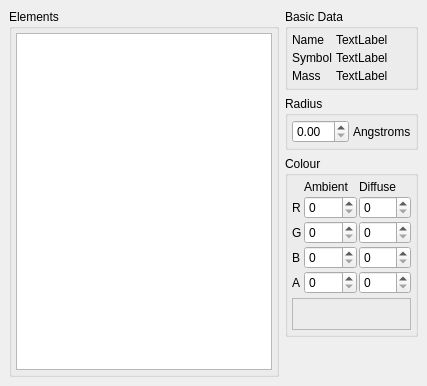
       <widget class="QWidget" name="ElementsPage" >
        <layout class="QHBoxLayout" >
         <property name="margin" >
          <number>9</number>
         </property>
         <property name="spacing" >
          <number>6</number>
         </property>
         <item>
          <widget class="QGroupBox" name="ElementListGroup" >
           <property name="sizePolicy" >
            <sizepolicy>
             <hsizetype>1</hsizetype>
             <vsizetype>7</vsizetype>
             <horstretch>0</horstretch>
             <verstretch>0</verstretch>
            </sizepolicy>
           </property>
           <property name="title" >
            <string>Elements</string>
           </property>
           <layout class="QVBoxLayout" >
            <property name="margin" >
             <number>4</number>
            </property>
            <property name="spacing" >
             <number>4</number>
            </property>
            <item>
             <widget class="QListWidget" name="ElementList" />
            </item>
           </layout>
          </widget>
         </item>
         <item>
          <layout class="QVBoxLayout" >
           <property name="margin" >
            <number>0</number>
           </property>
           <property name="spacing" >
            <number>6</number>
           </property>
           <item>
            <widget class="QGroupBox" name="groupBox" >
             <property name="sizePolicy" >
              <sizepolicy>
               <hsizetype>7</hsizetype>
               <vsizetype>5</vsizetype>
               <horstretch>0</horstretch>
               <verstretch>0</verstretch>
              </sizepolicy>
             </property>
             <property name="title" >
              <string>Basic Data</string>
             </property>
             <layout class="QGridLayout" >
              <property name="margin" >
               <number>4</number>
              </property>
              <property name="spacing" >
               <number>4</number>
              </property>
              <item row="1" column="1" >
               <widget class="QLabel" name="ElementSymbolLabel" >
                <property name="sizePolicy" >
                 <sizepolicy>
                  <hsizetype>7</hsizetype>
                  <vsizetype>5</vsizetype>
                  <horstretch>0</horstretch>
                  <verstretch>0</verstretch>
                 </sizepolicy>
                </property>
                <property name="text" >
                 <string>TextLabel</string>
                </property>
               </widget>
              </item>
              <item row="0" column="0" >
               <widget class="QLabel" name="label64574" >
                <property name="text" >
                 <string>Name</string>
                </property>
               </widget>
              </item>
              <item row="2" column="1" >
               <widget class="QLabel" name="ElementMassLabel" >
                <property name="sizePolicy" >
                 <sizepolicy>
                  <hsizetype>7</hsizetype>
                  <vsizetype>5</vsizetype>
                  <horstretch>0</horstretch>
                  <verstretch>0</verstretch>
                 </sizepolicy>
                </property>
                <property name="text" >
                 <string>TextLabel</string>
                </property>
               </widget>
              </item>
              <item row="0" column="1" >
               <widget class="QLabel" name="ElementNameLabel" >
                <property name="sizePolicy" >
                 <sizepolicy>
                  <hsizetype>7</hsizetype>
                  <vsizetype>5</vsizetype>
                  <horstretch>0</horstretch>
                  <verstretch>0</verstretch>
                 </sizepolicy>
                </property>
                <property name="text" >
                 <string>TextLabel</string>
                </property>
               </widget>
              </item>
              <item row="2" column="0" >
               <widget class="QLabel" name="label64574_3" >
                <property name="text" >
                 <string>Mass</string>
                </property>
               </widget>
              </item>
              <item row="1" column="0" >
               <widget class="QLabel" name="label64574_2" >
                <property name="text" >
                 <string>Symbol</string>
                </property>
               </widget>
              </item>
             </layout>
            </widget>
           </item>
           <item>
            <widget class="QGroupBox" name="ElementRadiusGroup" >
             <property name="sizePolicy" >
              <sizepolicy>
               <hsizetype>7</hsizetype>
               <vsizetype>1</vsizetype>
               <horstretch>0</horstretch>
               <verstretch>0</verstretch>
              </sizepolicy>
             </property>
             <property name="title" >
              <string>Radius</string>
             </property>
             <layout class="QHBoxLayout" >
              <property name="margin" >
               <number>4</number>
              </property>
              <property name="spacing" >
               <number>4</number>
              </property>
              <item>
               <widget class="QDoubleSpinBox" name="doubleSpinBox" >
                <property name="sizePolicy" >
                 <sizepolicy>
                  <hsizetype>7</hsizetype>
                  <vsizetype>0</vsizetype>
                  <horstretch>0</horstretch>
                  <verstretch>0</verstretch>
                 </sizepolicy>
                </property>
               </widget>
              </item>
              <item>
               <widget class="QLabel" name="label_2" >
                <property name="text" >
                 <string>Angstroms</string>
                </property>
               </widget>
              </item>
             </layout>
            </widget>
           </item>
           <item>
            <widget class="QGroupBox" name="ElementColourGroup" >
             <property name="sizePolicy" >
              <sizepolicy>
               <hsizetype>1</hsizetype>
               <vsizetype>7</vsizetype>
               <horstretch>0</horstretch>
               <verstretch>0</verstretch>
              </sizepolicy>
             </property>
             <property name="title" >
              <string>Colour</string>
             </property>
             <layout class="QVBoxLayout" >
              <property name="margin" >
               <number>4</number>
              </property>
              <property name="spacing" >
               <number>4</number>
              </property>
              <item>
               <layout class="QGridLayout" >
                <property name="margin" >
                 <number>0</number>
                </property>
                <property name="spacing" >
                 <number>2</number>
                </property>
                <item row="1" column="2" >
                 <widget class="QSpinBox" name="ElementDRedSpin" >
                  <property name="sizePolicy" >
                   <sizepolicy>
                    <hsizetype>7</hsizetype>
                    <vsizetype>0</vsizetype>
                    <horstretch>0</horstretch>
                    <verstretch>0</verstretch>
                   </sizepolicy>
                  </property>
                  <property name="maximum" >
                   <number>255</number>
                  </property>
                 </widget>
                </item>
                <item row="2" column="2" >
                 <widget class="QSpinBox" name="ElementDGreenSpin" >
                  <property name="sizePolicy" >
                   <sizepolicy>
                    <hsizetype>7</hsizetype>
                    <vsizetype>0</vsizetype>
                    <horstretch>0</horstretch>
                    <verstretch>0</verstretch>
                   </sizepolicy>
                  </property>
                  <property name="maximum" >
                   <number>255</number>
                  </property>
                 </widget>
                </item>
                <item row="4" column="1" >
                 <widget class="QSpinBox" name="ElementAAlphaSpin" >
                  <property name="sizePolicy" >
                   <sizepolicy>
                    <hsizetype>7</hsizetype>
                    <vsizetype>0</vsizetype>
                    <horstretch>0</horstretch>
                    <verstretch>0</verstretch>
                   </sizepolicy>
                  </property>
                  <property name="maximum" >
                   <number>255</number>
                  </property>
                 </widget>
                </item>
                <item row="2" column="1" >
                 <widget class="QSpinBox" name="ElementAGreenSpin" >
                  <property name="sizePolicy" >
                   <sizepolicy>
                    <hsizetype>7</hsizetype>
                    <vsizetype>0</vsizetype>
                    <horstretch>0</horstretch>
                    <verstretch>0</verstretch>
                   </sizepolicy>
                  </property>
                  <property name="maximum" >
                   <number>255</number>
                  </property>
                 </widget>
                </item>
                <item row="1" column="0" >
                 <widget class="QLabel" name="label_4" >
                  <property name="text" >
                   <string>R</string>
                  </property>
                 </widget>
                </item>
                <item row="2" column="0" >
                 <widget class="QLabel" name="label_8" >
                  <property name="text" >
                   <string>G</string>
                  </property>
                 </widget>
                </item>
                <item row="4" column="0" >
                 <widget class="QLabel" name="label_26" >
                  <property name="text" >
                   <string>A</string>
                  </property>
                 </widget>
                </item>
                <item row="3" column="2" >
                 <widget class="QSpinBox" name="ElementDBlueSpin" >
                  <property name="sizePolicy" >
                   <sizepolicy>
                    <hsizetype>7</hsizetype>
                    <vsizetype>0</vsizetype>
                    <horstretch>0</horstretch>
                    <verstretch>0</verstretch>
                   </sizepolicy>
                  </property>
                  <property name="maximum" >
                   <number>255</number>
                  </property>
                 </widget>
                </item>
                <item row="4" column="2" >
                 <widget class="QSpinBox" name="ElementDAlphaSpin" >
                  <property name="sizePolicy" >
                   <sizepolicy>
                    <hsizetype>7</hsizetype>
                    <vsizetype>0</vsizetype>
                    <horstretch>0</horstretch>
                    <verstretch>0</verstretch>
                   </sizepolicy>
                  </property>
                  <property name="maximum" >
                   <number>255</number>
                  </property>
                 </widget>
                </item>
                <item row="3" column="1" >
                 <widget class="QSpinBox" name="ElementABlueSpin" >
                  <property name="sizePolicy" >
                   <sizepolicy>
                    <hsizetype>7</hsizetype>
                    <vsizetype>0</vsizetype>
                    <horstretch>0</horstretch>
                    <verstretch>0</verstretch>
                   </sizepolicy>
                  </property>
                  <property name="maximum" >
                   <number>255</number>
                  </property>
                 </widget>
                </item>
                <item row="3" column="0" >
                 <widget class="QLabel" name="label_9" >
                  <property name="text" >
                   <string>B</string>
                  </property>
                 </widget>
                </item>
                <item row="1" column="1" >
                 <widget class="QSpinBox" name="ElementARedSpin" >
                  <property name="sizePolicy" >
                   <sizepolicy>
                    <hsizetype>7</hsizetype>
                    <vsizetype>0</vsizetype>
                    <horstretch>0</horstretch>
                    <verstretch>0</verstretch>
                   </sizepolicy>
                  </property>
                  <property name="maximum" >
                   <number>255</number>
                  </property>
                 </widget>
                </item>
                <item row="0" column="1" >
                 <widget class="QLabel" name="label_27" >
                  <property name="sizePolicy" >
                   <sizepolicy>
                    <hsizetype>1</hsizetype>
                    <vsizetype>5</vsizetype>
                    <horstretch>0</horstretch>
                    <verstretch>0</verstretch>
                   </sizepolicy>
                  </property>
                  <property name="text" >
                   <string>Ambient</string>
                  </property>
                 </widget>
                </item>
                <item row="0" column="2" >
                 <widget class="QLabel" name="label_28" >
                  <property name="text" >
                   <string>Diffuse</string>
                  </property>
                 </widget>
                </item>
               </layout>
              </item>
              <item>
               <widget class="QFrame" name="frame" >
                <property name="sizePolicy" >
                 <sizepolicy>
                  <hsizetype>7</hsizetype>
                  <vsizetype>0</vsizetype>
                  <horstretch>0</horstretch>
                  <verstretch>0</verstretch>
                 </sizepolicy>
                </property>
                <property name="minimumSize" >
                 <size>
                  <width>16</width>
                  <height>32</height>
                 </size>
                </property>
                <property name="maximumSize" >
                 <size>
                  <width>16777215</width>
                  <height>32</height>
                 </size>
                </property>
                <property name="frameShape" >
                 <enum>QFrame::StyledPanel</enum>
                </property>
                <property name="frameShadow" >
                 <enum>QFrame::Raised</enum>
                </property>
               </widget>
              </item>
             </layout>
            </widget>
           </item>
           <item>
            <spacer>
             <property name="orientation" >
              <enum>Qt::Vertical</enum>
             </property>
             <property name="sizeHint" >
              <size>
               <width>20</width>
               <height>40</height>
              </size>
             </property>
            </spacer>
           </item>
          </layout>
         </item>
        </layout>
       </widget>
